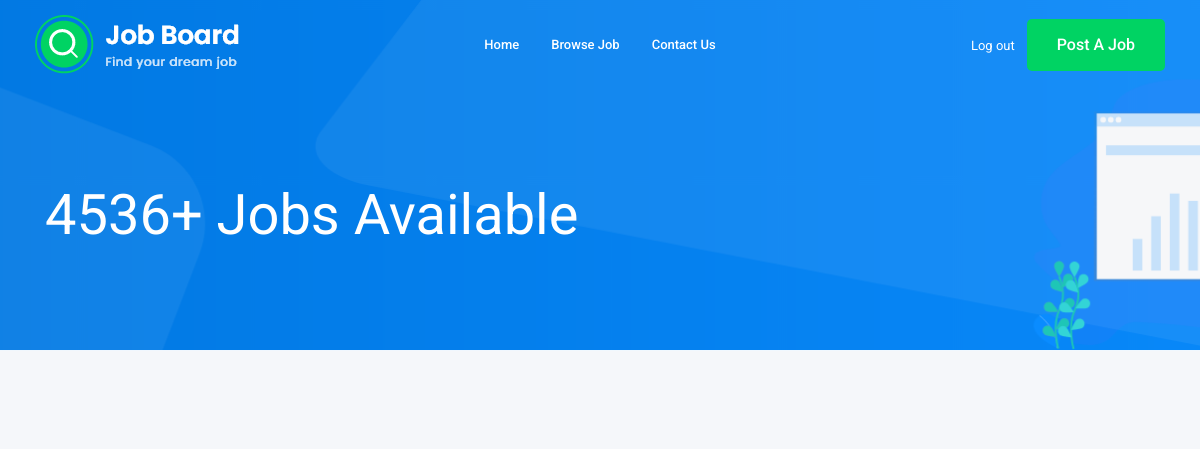
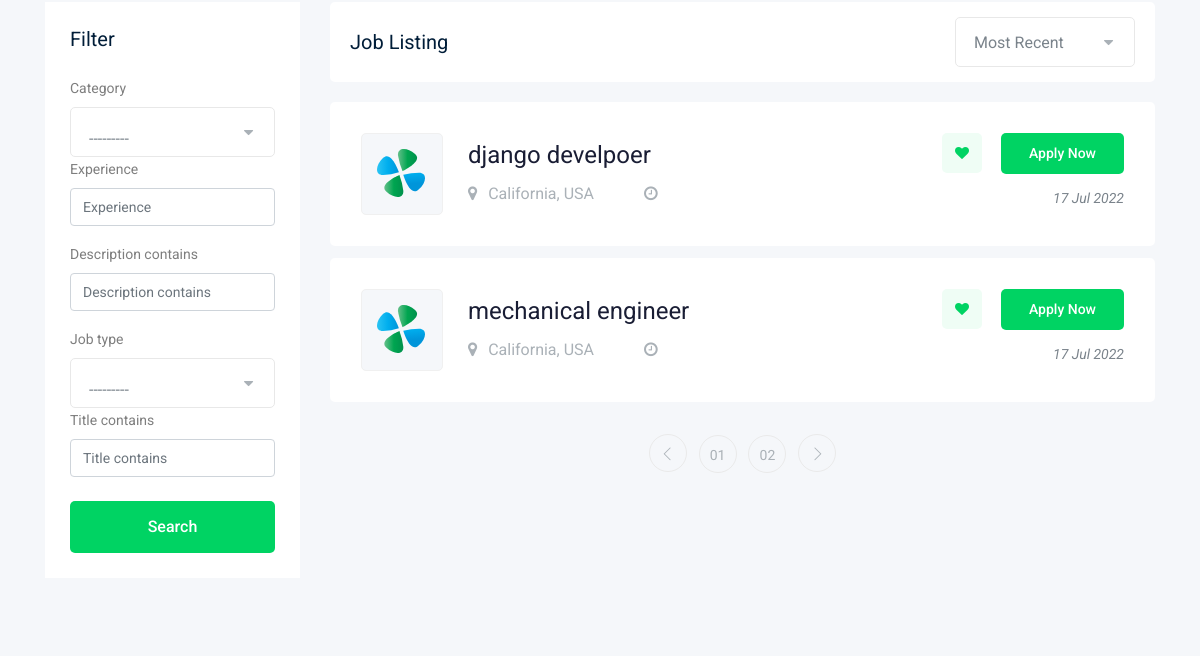
Page /jobs/ (signed in, upper part) on the earlier database version (2 pictures, top to bottom).
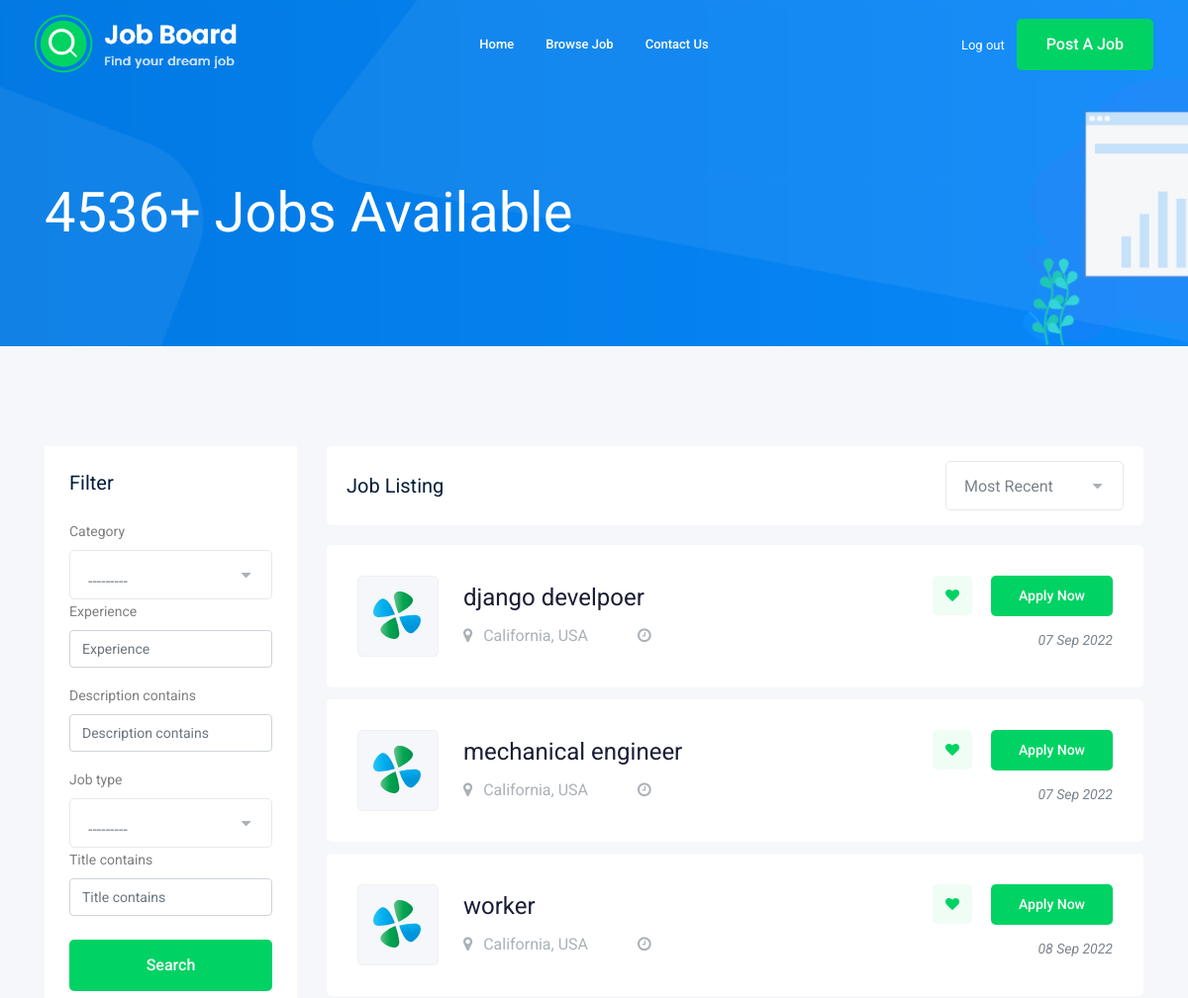
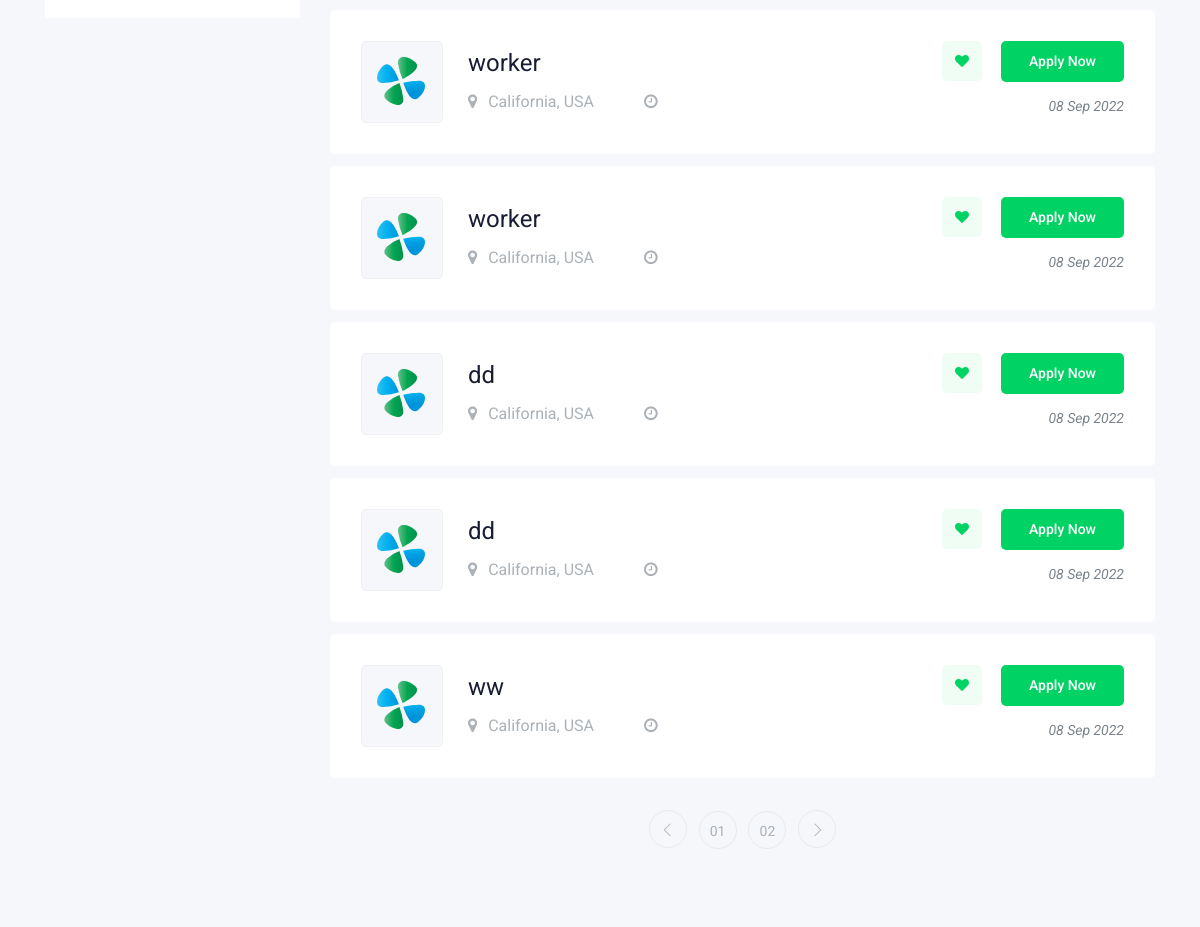
Same page on the later database version (2 pictures, top to bottom).
### job/models.py (models this page shows, shortened)
class Job(models.Model):
    owner=models.ForeignKey(User,related_name='job_owner',on_delete=models.CASCADE)
    title = models.CharField(max_length=100)
    job_type=models.CharField(max_length=15,choices=JOB_TYPE)
    description=models.TextField(max_length=1000)
    published_at=models.DateTimeField(auto_now=True)
    vacancy=models.IntegerField(default=1)
    salary=models.IntegerField(default=0)
    experience=models.IntegerField(default=5)
    category = models.ForeignKey('Category',on_delete=models.CASCADE)
    image =models.ImageField(upload_to=image_upload)
    slug=models.SlugField(blank=True,null=True)
    def __str__(self) :
        return self.title

### job/views.py (the view)
# urls.py: path('',views.job_list,name="job_list"),
@login_required
def job_list(request):
    job_list = Job.objects.all()
    filter=JobFilter(request.GET,queryset=job_list)
    job_list=filter.qs
    context = {'jobs':job_list,'filter':filter}
    return render(request,'job/jobs.html',context)

### job/models.py (called while the page is built)
    def __str__(self):
        return self.name

### job/templates/job/jobs.html (shortened to what this page needs)
{% extends 'base.html'%}
{% load bootstrap4 %}
{% block body%}
    <div class="bradcam_area bradcam_bg_1">
        <div class="container">
            <div class="row">
                <div class="col-xl-12">
                    <div class="bradcam_text">
                        <h3>4536+ Jobs Available</h3>
                    </div>
                </div>
            </div>
        </div>
    </div>
    <div class="job_listing_area plus_padding">
        <div class="container">
            <div class="row">
                <div class="col-lg-3">
                    <div class="job_filter white-bg">
                        <div class="form_inner white-bg">
                            <h3>Filter</h3>
                            <form action="#" method="GET">
                                {% bootstrap_form filter.form %}
                                <input type="submit" class="boxed-btn3 w-100 mt-2" value="search">
                            </form>
                        </div>
                    </div>
                </div>
                <div class="col-lg-9">
                    <div class="recent_joblist_wrap">
                        <div class="recent_joblist white-bg ">
                            <div class="row align-items-center">
                                <div class="col-md-6">
                                    <h4>Job Listing</h4>
                                </div>
                                <div class="col-md-6">
                                    <div class="serch_cat d-flex justify-content-end">
                                    </div>
                                </div>
                            </div>
                        </div>
                    </div>
                    <div class="job_lists m-0">
                        <div class="row">
                            {% for job in jobs%}
                            <div class="col-lg-12 col-md-12">
                                <div class="single_jobs white-bg d-flex justify-content-between">
                                    <div class="jobs_left d-flex align-items-center">
                                        <div class="thumb">
                                            <img src="img/svg_icon/1.svg" alt="">
                                        </div>
                                        <div class="jobs_conetent">
                                            <a href="{% url 'job:job_detail' job.slug %}"><h4>{{job}}</h4></a>
                                            <div class="links_locat d-flex align-items-center">
                                                <div class="location">
                                                    <p> <i class="fa fa-map-marker"></i> California, USA</p>
                                                </div>
                                                <div class="location">
                                                    <p> <i class="fa fa-clock-o"></i> {{job.type}}</p>
                                                </div>
                                            </div>
                                        </div>
                                    </div>
                                    <div class="jobs_right">
                                        <div class="apply_now">
                                            <a class="heart_mark" href="#"> <i class="fa fa-heart"></i> </a>
                                            <a href="{% url 'job:job_detail' job.slug %}" class="boxed-btn3">Apply Now</a>
                                        </div>
                                        <div class="date">
                                            <p>{{job.published_at|date:'d M o'}}</p>
                                        </div>
                                    </div>
                                </div>
                            </div>
                            {%endfor%}
                        </div>
                        <div class="row">
                            <div class="col-lg-12">
                                <div class="pagination_wrap">
                                    <ul>
                                        <li><a href="#"> <i class="ti-angle-left"></i> </a></li>
                                        <li><a href="#"><span>01</span></a></li>
                                        <li><a href="#"><span>02</span></a></li>
                                        <li><a href="#"> <i class="ti-angle-right"></i> </a></li>
                                    </ul>
                                </div>
                            </div>
                        </div>
                    </div>
                </div>
            </div>
        </div>
    </div>
    {% endblock body%}

### templates/base.html (shortened to what this page needs)
{% load static%}
<!doctype html>
<html class="no-js" lang="zxx">
<head>
    <link rel="stylesheet" href="{% static 'css/bootstrap.min.css'%}">
    <link rel="stylesheet" href="{% static 'css/owl.carousel.min.css'%}">
    <link rel="stylesheet" href="{% static 'css/magnific-popup.css'%}">
    <link rel="stylesheet" href="{% static 'css/font-awesome.min.css'%}">
    <link rel="stylesheet" href="{% static 'css/themify-icons.css'%}">
    <link rel="stylesheet" href="{% static 'css/nice-select.css'%}">
    <link rel="stylesheet" href="{% static 'css/flaticon.css'%}">
    <link rel="stylesheet" href="{% static 'css/jquery-ui.css'%}">
    <link rel="stylesheet" href="{% static 'css/gijgo.css'%}">
    <link rel="stylesheet" href="{% static 'css/animate.min.css'%}">
    <link rel="stylesheet" href="{% static 'css/slicknav.css'%}">
    <link rel="stylesheet" href="{% static 'css/style.css' %}">
</head>
<body>
    <header>
        <div class="header-area ">
            <div id="sticky-header" class="main-header-area">
                <div class="container-fluid ">
                    <div class="header_bottom_border">
                        <div class="row align-items-center">
                            <div class="col-xl-3 col-lg-2">
                                <div class="logo">
                                    <a href="index.html">
                                        <img src="img/logo.png" alt="">
                                    </a>
                                </div>
                            </div>
                            <div class="col-xl-6 col-lg-7">
                                <div class="main-menu  d-none d-lg-block">
                                    <nav>
                                        <ul id="navigation">
                                            <li><a href="index.html">home</a></li>
                                            <li><a href="{% url 'job:job_list'  %}">Browse Job</a></li>
                                            <li><a href="{% url 'contact:contact' %}">Contact Us</a></li>
                                        </ul>
                                    </nav>
                                </div>
                            </div>
                            <div class="col-xl-3 col-lg-3 d-none d-lg-block">
                                <div class="Appointment">
                                    {% if request.user.is_authenticated %}
                                    <div class="phone_num d-none d-xl-block">
                                        <a href="{% url 'logout' %}">Log out</a>
                                    </div>
                                    {% else %}
                                    <div class="phone_num d-none d-xl-block">
                                        <a href="{% url 'login' %}">Log in</a>
                                    </div>
                                    {% endif %}
                                    <div class="d-none d-lg-block">
                                        <a class="boxed-btn3" href="{% url 'job:add_job' %}">Post a Job</a>
                                    </div>
                                </div>
                            </div>
                            <div class="col-12">
                            </div>
                        </div>
                    </div>
                </div>
            </div>
        </div>
    </header>
{% block body%}
{% endblock body%}
</body>
</html>

Differences in the rows shown:
changed Job "django develpoer": published_at "17 Jul 2022" → "07 Sep 2022"
changed Job "mechanical engineer": published_at "17 Jul 2022" → "07 Sep 2022"
added Job: title "worker", published_at "08 Sep 2022"
added Job: title "worker", published_at "08 Sep 2022"
added Job: title "worker", published_at "08 Sep 2022"
added Job: title "dd", published_at "08 Sep 2022"
added Job: title "dd", published_at "08 Sep 2022"
added Job: title "ww", published_at "08 Sep 2022"
